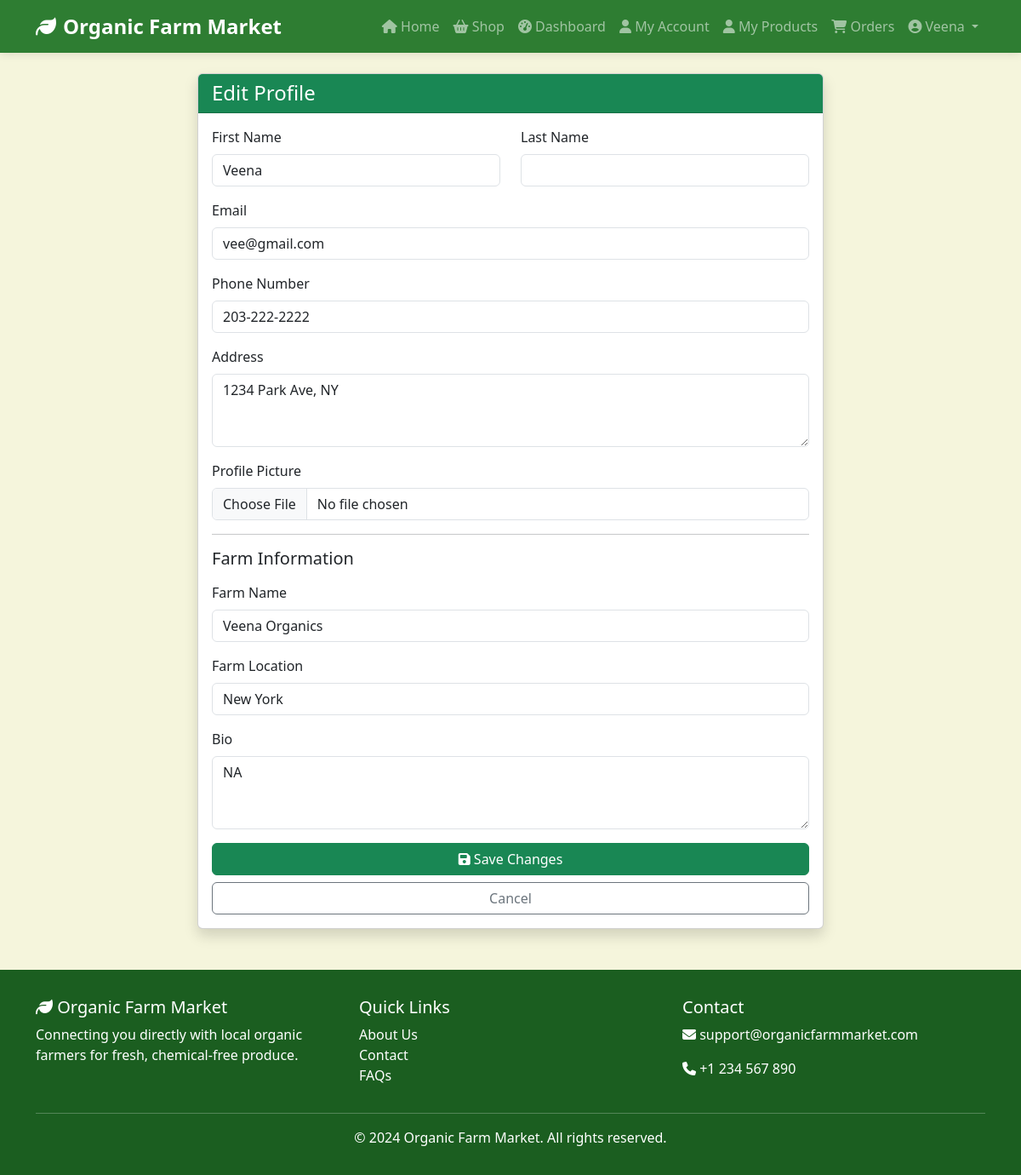
The page /accounts/profile/edit/ (signed in) on the database its author committed.
### accounts/models.py (models this page shows, shortened)
class User(AbstractUser):
    USER_TYPE_CHOICES = (
        ('customer', 'Customer'),
        ('farmer', 'Farmer'),
    )
    user_type = models.CharField(max_length=10, choices=USER_TYPE_CHOICES, default='customer')
    phone = models.CharField(max_length=15, blank=True, null=True)
    profile_picture = models.ImageField(upload_to='profile_pics/', blank=True, null=True)
    address = models.TextField(blank=True, null=True)
    @property
    def is_farmer(self):
        return self.user_type == 'farmer'

class FarmerProfile(models.Model):
    user = models.OneToOneField(User, on_delete=models.CASCADE, related_name='farmer_profile')
    farm_name = models.CharField(max_length=100)
    farm_location = models.CharField(max_length=200)
    bio = models.TextField(help_text="Tell customers about your organic farming practices")
    is_organic_certified = models.BooleanField(default=False)
    certification_details = models.CharField(max_length=200, blank=True, null=True)
    established_year = models.IntegerField(blank=True, null=True)
    is_verified = models.BooleanField(default=False)  # Admin verification

### accounts/views.py (the view, shortened to what this page needs)
# urls.py: path('profile/edit/', views.edit_profile, name='edit_profile'),
@login_required
def edit_profile(request):
    return render(request, 'accounts/edit_profile.html', {'user': request.user})

### cart/context_processors.py (called while the page is built)
def cart_count(request):
    if request.user.is_authenticated:
        cart = Cart.objects.filter(user=request.user).first()
        if cart:
            return {'cart_count': cart.total_items}
    return {'cart_count': 0}

### cart/models.py (called while the page is built)
    @property
    def total_items(self):
        return sum(item.quantity for item in self.items.all())

### templates/accounts/edit_profile.html (shortened to what this page needs)
{% extends 'base.html' %}
{% block content %}
<div class="container mt-4">
    <div class="row justify-content-center">
        <div class="col-md-8">
            <div class="card shadow">
                <div class="card-header bg-success text-white">
                    <h4 class="mb-0">Edit Profile</h4>
                </div>
                <div class="card-body">
                    <form method="post" enctype="multipart/form-data">
                        <div class="row mb-3">
                            <div class="col-md-6">
                                <label class="form-label">First Name</label>
                                <input type="text" name="first_name" class="form-control" value="{{ user.first_name }}">
                            </div>
                            <div class="col-md-6">
                                <label class="form-label">Last Name</label>
                                <input type="text" name="last_name" class="form-control" value="{{ user.last_name }}">
                            </div>
                        </div>
                        <div class="mb-3">
                            <label class="form-label">Email</label>
                            <input type="email" name="email" class="form-control" value="{{ user.email }}" required>
                        </div>
                        <div class="mb-3">
                            <label class="form-label">Phone Number</label>
                            <input type="text" name="phone" class="form-control" value="{{ user.phone }}">
                        </div>
                        <div class="mb-3">
                            <label class="form-label">Address</label>
                            <textarea name="address" class="form-control" rows="3">{{ user.address }}</textarea>
                        </div>
                        <div class="mb-3">
                            <label class="form-label">Profile Picture</label>
                            <input type="file" name="profile_picture" class="form-control">
                        </div>
                        {% if user.is_farmer %}
                            <hr>
                            <h5 class="mb-3">Farm Information</h5>
                            <div class="mb-3">
                                <label class="form-label">Farm Name</label>
                                <input type="text" name="farm_name" class="form-control" value="{{ user.farmer_profile.farm_name }}">
                            </div>
                            <div class="mb-3">
                                <label class="form-label">Farm Location</label>
                                <input type="text" name="farm_location" class="form-control" value="{{ user.farmer_profile.farm_location }}">
                            </div>
                            <div class="mb-3">
                                <label class="form-label">Bio</label>
                                <textarea name="bio" class="form-control" rows="3">{{ user.farmer_profile.bio }}</textarea>
                            </div>
                        {% endif %}
                        <div class="d-grid gap-2">
                            <button type="submit" class="btn btn-success">
                                <i class="fas fa-save"></i> Save Changes
                            </button>
                            <a href="{% if user.is_farmer %}{% url 'accounts:farmer_dashboard' %}{% else %}{% url 'accounts:customer_dashboard' %}{% endif %}" class="btn btn-outline-secondary">
                                Cancel
                            </a>
                        </div>
                    </form>
                </div>
            </div>
        </div>
    </div>
</div>
{% endblock %}

### templates/base.html (shortened to what this page needs)
<!DOCTYPE html>
<html lang="en">
<head>
    <link href="https://cdn.jsdelivr.net/npm/bootstrap@5.3.0/dist/css/bootstrap.min.css" rel="stylesheet">
    <link rel="stylesheet" href="https://cdnjs.cloudflare.com/ajax/libs/font-awesome/6.4.0/css/all.min.css">
</head>
<body>
    <nav class="navbar navbar-expand-lg navbar-dark">
        <div class="container">
            <a class="navbar-brand" href="{% url 'pages:home' %}">
                <i class="fas fa-leaf me-2"></i>Organic Farm Market
            </a>
            <div class="collapse navbar-collapse" id="navbarNav">
                <ul class="navbar-nav ms-auto">
                    <li class="nav-item">
                        <a class="nav-link" href="{% url 'pages:home' %}">
                            <i class="fas fa-home"></i> Home
                        </a>
                    </li>
                    <li class="nav-item">
                        <a class="nav-link" href="{% url 'products:product_list' %}">
                            <i class="fas fa-shopping-basket"></i> Shop
                        </a>
                    </li>
                    {% if user.is_authenticated %}
                        {% if user.is_farmer %}
                            <li class="nav-item">
                                <a class="nav-link" href="{% url 'accounts:farmer_dashboard' %}">
                                    <i class="fas fa-tachometer-alt"></i> Dashboard
                                </a>
                            </li>
                            <li class="nav-item">
                                <a class="nav-link" href="{% url 'accounts:customer_dashboard' %}">
                                    <i class="fas fa-user"></i> My Account
                                </a>
                            </li>
                            <li class="nav-item">
                                <a class="nav-link" href="{% url 'products:farmer_product_list' %}">
                                    <i class="fas fa-user"></i> My Products
                                </a>
                            </li>
                            <li class="nav-item">
                                <a class="nav-link" href="{% url 'orders:farmer_orders' %}">
                                    <i class="fas fa-shopping-cart"></i> Orders
                                </a>
                            </li>
                        {% endif %}
                        <li class="nav-item dropdown">
                            <a class="nav-link dropdown-toggle" href="#" id="userDropdown" role="button" data-bs-toggle="dropdown">
                                <i class="fas fa-user-circle"></i> {{ user.username }}
                            </a>
                        </li>
                    {% endif %}
                </ul>
            </div>
        </div>
    </nav>
    {% block content %}
    {% endblock %}
    <footer class="footer">
        <div class="container">
            <div class="row">
                <div class="col-md-4">
                    <h5><i class="fas fa-leaf"></i> Organic Farm Market</h5>
                    <p>Connecting you directly with local organic farmers for fresh, chemical-free produce.</p>
                </div>
                <div class="col-md-4">
                    <h5>Quick Links</h5>
                    <ul class="list-unstyled">
                        <li><a href="#" class="text-white text-decoration-none">About Us</a></li>
                        <li><a href="#" class="text-white text-decoration-none">Contact</a></li>
                        <li><a href="#" class="text-white text-decoration-none">FAQs</a></li>
                    </ul>
                </div>
                <div class="col-md-4">
                    <h5>Contact</h5>
                    <p><i class="fas fa-envelope"></i> support@organicfarmmarket.com</p>
                    <p><i class="fas fa-phone"></i> +1 234 567 890</p>
                </div>
            </div>
            <hr class="bg-light">
            <div class="text-center">
                <p class="mb-0">&copy; 2024 Organic Farm Market. All rights reserved.</p>
            </div>
        </div>
    </footer>
</body>
</html>

### templates/base.html (style rules this page uses)
:root { --primary-green: #2E7D32; --secondary-orange: #FFB74D; --light-beige: #F5F5DC; --dark-green: #1B5E20; }
body { font-family: 'Segoe UI', Tahoma, Geneva, Verdana, sans-serif; background-color: var(--light-beige); }
.navbar { background-color: var(--primary-green) !important; box-shadow: 0 2px 10px rgba(0,0,0,0.1); }
.navbar-brand { font-weight: bold; font-size: 1.5rem; }
.footer { background-color: var(--dark-green); color: white; padding: 2rem 0; margin-top: 3rem; }

### rows shown on the page
User: username "Veena", first_name "Veena", email "vee@gmail.com", phone "203-222-2222", address "1234 Park Ave, NY", farm_name "Veena Organics", farm_location "New York", bio "NA"
